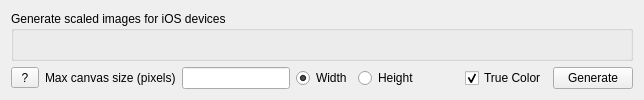
       <widget class="QWidget" name="tabiOSAppImages">
        <attribute name="title">
         <string>iOS App Images</string>
        </attribute>
        <layout class="QVBoxLayout" name="verticalLayout_11">
         <item>
          <widget class="QGroupBox" name="groupBox_5">
           <property name="sizePolicy">
            <sizepolicy hsizetype="MinimumExpanding" vsizetype="MinimumExpanding">
             <horstretch>0</horstretch>
             <verstretch>0</verstretch>
            </sizepolicy>
           </property>
           <property name="title">
            <string>Generate scaled images for iOS devices</string>
           </property>
           <layout class="QVBoxLayout" name="verticalLayout">
            <item>
             <widget class="IosDeviceImages" name="iosDeviceImages" native="true">
              <property name="sizePolicy">
               <sizepolicy hsizetype="MinimumExpanding" vsizetype="MinimumExpanding">
                <horstretch>0</horstretch>
                <verstretch>0</verstretch>
               </sizepolicy>
              </property>
             </widget>
            </item>
           </layout>
          </widget>
         </item>
         <item>
          <layout class="QHBoxLayout" name="horizontalLayout_33">
           <item>
            <widget class="QToolButton" name="referenceImageSizeHelpButton">
             <property name="text">
              <string> ? </string>
             </property>
            </widget>
           </item>
           <item>
            <widget class="QLabel" name="label_5">
             <property name="text">
              <string>Max canvas size (pixels)</string>
             </property>
            </widget>
           </item>
           <item>
            <widget class="QLineEdit" name="referenceImageSize"/>
           </item>
           <item>
            <widget class="QRadioButton" name="radioButtonReferenceImageWidth">
             <property name="text">
              <string>Width</string>
             </property>
             <property name="checked">
              <bool>true</bool>
             </property>
            </widget>
           </item>
           <item>
            <widget class="QRadioButton" name="radioButtonReferenceImageHeight">
             <property name="text">
              <string>Height</string>
             </property>
            </widget>
           </item>
           <item>
            <spacer name="horizontalSpacer_4">
             <property name="orientation">
              <enum>Qt::Horizontal</enum>
             </property>
             <property name="sizeHint" stdset="0">
              <size>
               <width>40</width>
               <height>20</height>
              </size>
             </property>
            </spacer>
           </item>
           <item>
            <widget class="QCheckBox" name="trueColor">
             <property name="text">
              <string>True Color</string>
             </property>
             <property name="checked">
              <bool>true</bool>
             </property>
            </widget>
           </item>
           <item>
            <widget class="QPushButton" name="generateiOSImagesPushButton">
             <property name="sizePolicy">
              <sizepolicy hsizetype="Fixed" vsizetype="Fixed">
               <horstretch>0</horstretch>
               <verstretch>0</verstretch>
              </sizepolicy>
             </property>
             <property name="text">
              <string>Generate</string>
             </property>
            </widget>
           </item>
          </layout>
         </item>
        </layout>
       </widget>
